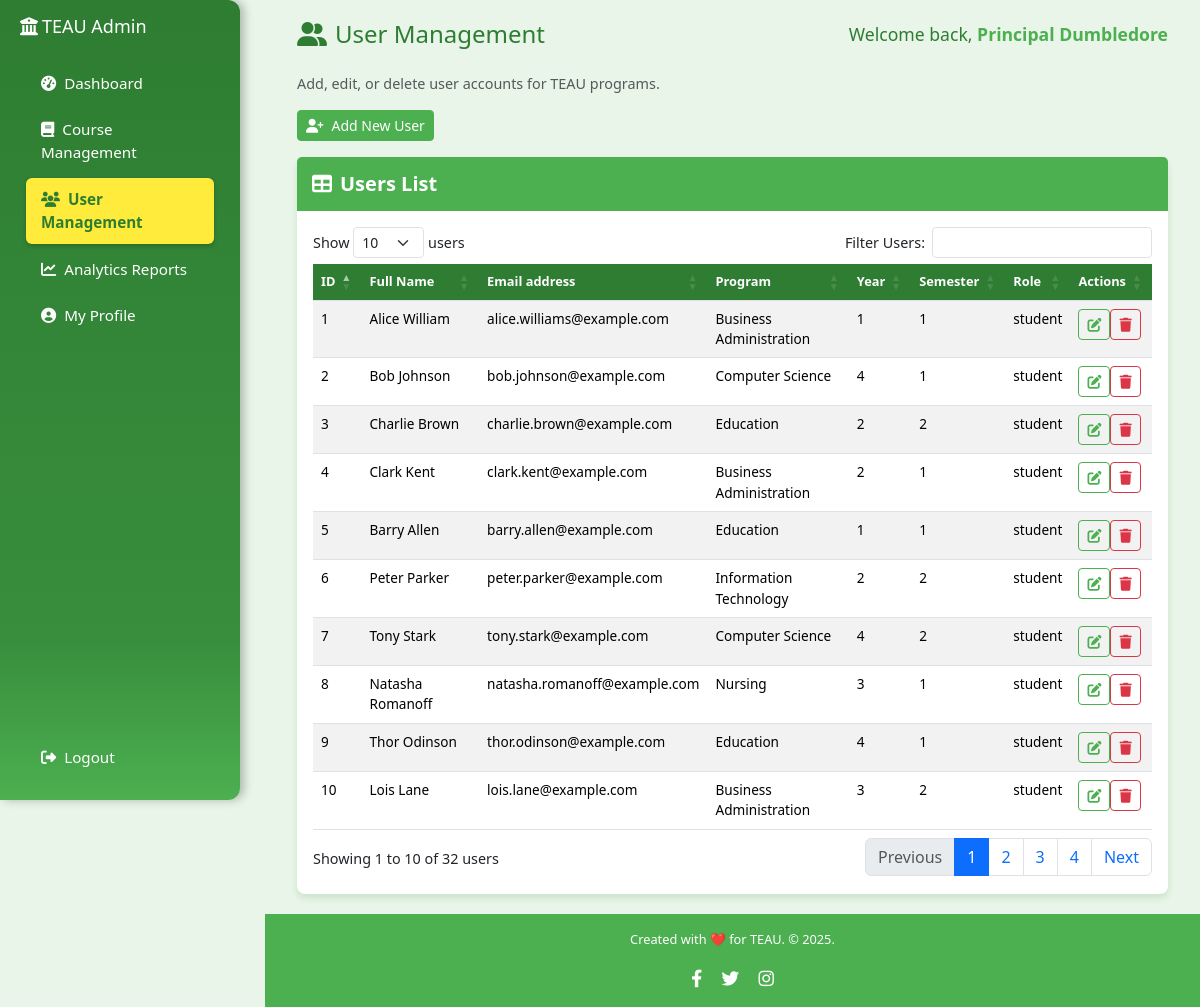
Screenshot of /user.php (signed in) with the database file from the repository.
### tables this page shows
CREATE TABLE `user` (
  `id` int(11) NOT NULL,
  `fullName` varchar(255) NOT NULL,
  `email` varchar(255) NOT NULL,
  `program` varchar(255) DEFAULT NULL,
  `year` varchar(50) DEFAULT NULL,
  `semester` varchar(50) DEFAULT NULL,
  `password` varchar(255) NOT NULL,
  `userType` varchar(50) NOT NULL DEFAULT 'student',
  `reset_token` varchar(255) DEFAULT NULL,
  `token_expiry` datetime DEFAULT NULL
);

### user.php (the view, shortened to what this page needs)
<?php
include 'config.php';
$admin_username = isset($_SESSION['username']) ? htmlspecialchars($_SESSION['username']) : "Super Admin";
$sql = "SELECT id, fullName, email, program, year, semester, userType FROM user";
$result = $conn->query($sql);
?>
<!DOCTYPE html>
<html lang="en">
<head>
    <link href="https://cdn.jsdelivr.net/npm/bootstrap@5.3.3/dist/css/bootstrap.min.css" rel="stylesheet" />
    <link href="https://cdn.datatables.net/1.13.7/css/dataTables.bootstrap5.min.css" rel="stylesheet" />
    <link href="https://cdnjs.cloudflare.com/ajax/libs/font-awesome/6.4.0/css/all.min.css" rel="stylesheet" />
</head>
<body>
    <div class="d-flex">
        <nav class="sidebar d-flex flex-column p-3" id="sidebar">
            <h2 class="d-none d-lg-block text-white"><i class="fas fa-university logo-icon mx-1"></i>TEAU Admin</h2>
            <ul class="nav flex-column mt-3 flex-grow-1">
                <li class="nav-item mb-1">
                    <a class="nav-link" href="admin_dashboard.php"><i class="fas fa-tachometer-alt me-2"></i>Dashboard</a>
                </li>
                <li class="nav-item mb-1">
                    <a class="nav-link" href="course.php"><i class="fas fa-book me-2"></i>Course Management</a>
                </li>
                <li class="nav-item mb-1">
                    <a class="nav-link active" href="user.php"><i class="fas fa-users me-2"></i>User Management</a>
                </li>
                <li class="nav-item mb-1">
                    <a class="nav-link" href="Analytic.php"><i class="fas fa-chart-line me-2"></i>Analytics Reports</a>
                </li>
                <li class="nav-item mb-1">
                    <a class="nav-link" href="admin_profile.php"><i class="fas fa-user-circle me-2"></i>My Profile</a>
                </li>
            </ul>
            <ul class="nav flex-column pt-3 mt-auto d-none d-lg-block">
                <li class="nav-item">
                    <a class="nav-link" href="logout.php"><i class="fas fa-sign-out-alt me-2"></i>Logout</a>
                </li>
            </ul>
        </nav>
        <main class="main-content flex-grow-1">
            <div class="container-fluid">
                <div class="row mb-3">
                    <div class="col-12">
                         <div class="row mb-4 header-row d-flex justify-content-between align-items-center">
                            <div class="col-lg-6 col-12 order-lg-1 order-2 header-title-container">
                                <h1 class="h4 mb-0" style="color: var(--teaus-green-dark);">
                                    <i class="fas fa-user-friends me-2"></i>User Management
                                </h1>
                            </div>
                            <div class="col-lg-6 col-12 text-lg-end order-lg-2 order-1 header-welcome-container">
                                <h3 class="mb-0" style="color: var(--teaus-green-dark); font-size: 1.1rem;">
                                    Welcome back, <span class="fw-bold text-primary"><?= $admin_username ?></span>
                                </h3>
                            </div>
                        </div>
                        <p class="text-muted">
                            Add, edit, or delete user accounts for TEAU programs.
                        </p>
                        <button class="btn teaus-primary btn-sm" data-bs-toggle="modal" data-bs-target="#addUserModal">
                            <i class="fas fa-user-plus me-2"></i>Add New User
                        </button>
                    </div>
                </div>
                <div class="row">
                    <div class="col-12">
                        <div class="card p-0">
                            <h5 class="card-header">
                                <i class="fas fa-table me-2"></i>Users List
                            </h5>
                            <div class="card-body">
                                <div class="table-responsive">
                                    <table id="usersTable" class="table table-striped" style="width: 100%">
                                        <thead>
                                            <tr>
                                                <th>ID</th>
                                                <th>Full Name</th>
                                                <th>Email address</th>
                                                <th>Program</th>
                                                <th>Year</th>
                                                <th>Semester</th>
                                                <th>Role</th>
                                                <th>Actions</th>
                                            </tr>
                                        </thead>
                                        <tbody>
                                            <?php
                                            if ($result->num_rows > 0) {
                                                $displayId = 1;
                                                while ($row = $result->fetch_assoc()) {
                                                    $js_data = [
                                                        'id' => htmlspecialchars($row['id'], ENT_QUOTES),
                                                        'fullName' => htmlspecialchars($row['fullName'], ENT_QUOTES),
                                                        'email' => htmlspecialchars($row['email'], ENT_QUOTES),
                                                        'program' => htmlspecialchars($row['program'], ENT_QUOTES),
                                                        'year' => htmlspecialchars($row['year'], ENT_QUOTES),
                                                        'semester' => htmlspecialchars($row['semester'], ENT_QUOTES),
                                                        'userType' => htmlspecialchars($row['userType'], ENT_QUOTES)
                                                    ];
                                                    echo "<tr>";
                                                    echo "<td>" . $displayId . "</td>";
                                                    echo "<td>" . htmlspecialchars($row['fullName']) . "</td>";
                                                    echo "<td>" . htmlspecialchars($row['email']) . "</td>";
                                                    echo "<td>" . htmlspecialchars($row['program']) . "</td>";
                                                    echo "<td>" . htmlspecialchars($row['year']) . "</td>";
                                                    echo "<td>" . htmlspecialchars($row['semester']) . "</td>";
                                                    echo "<td>" . htmlspecialchars($row['userType']) . "</td>";
                                                    echo '<td class="action-buttons">';
                                                    echo '<button class="btn btn-sm" style="background-color: transparent; border-color: var(--teaus-green-light); color: var(--teaus-green-light);" data-bs-toggle="modal" data-bs-target="#editUserModal" onclick="editUser(\'' .
                                                         $js_data['id'] . '\', \'' . $js_data['fullName'] . '\', \'' . $js_data['email'] . '\', \'' . $js_data['program'] . '\', \'' . $js_data['year'] . '\', \'' . $js_data['semester'] . '\', \'' . $js_data['userType'] . '\')">';
                                                    echo '<i class="fas fa-edit"></i></button>';
                                                    echo '<button class="btn btn-sm btn-outline-danger" data-bs-toggle="modal" data-bs-target="#deleteUserModal" data-user-id="' . $js_data['id'] . '">';
                                                    echo '<i class="fas fa-trash"></i></button>';
                                                    echo '</td>';
                                                    echo "</tr>";
                                                    $displayId++;
                                                }
                                            } else {
                                                echo '<tr><td colspan="8">No users found.</td></tr>';
                                            }
                                            ?>
                                        </tbody>
                                    </table>
                                </div>
                            </div>
                        </div>
                    </div>
                </div>
            </div>
        </main>
    </div>
    <footer class="footer mt-auto py-3">
        <div class="container text-center">
            <p>Created with <span style="color: var(--teaus-yellow-accent);">❤️</span> for TEAU. &copy; 2025.</p>
            <div class="social-icons mt-2">
                <a href="#" class="text-white"><i class="fab fa-facebook-f"></i></a>
                <a href="#" class="text-white"><i class="fab fa-twitter"></i></a>
                <a href="#" class="text-white"><i class="fab fa-instagram"></i></a>
            </div>
        </div>
    </footer>
</body>
</html>

### user.php (style rules this page uses)
:root { --teaus-green-dark: #2e7d32; --teaus-green-light: #4caf50; --teaus-yellow-accent: #ffeb3b; --teaus-text-secondary: #c8e6c9; --teaus-link-active-bg: #ffc107; --header-height: 3.2rem; --sidebar-width: 240px; }
body { background-color: #e8f5e8; font-family: "Segoe UI", sans-serif; display: flex; flex-direction: column; min-height: 100vh; font-size: 0.9rem; }
.teaus-primary { background: var(--teaus-green-light); color: #fff; transition: 0.3s ease; border-color: var(--teaus-green-light); }
.text-primary { color: var(--teaus-green-light) !important; }
h2 { font-size: 18px; }
.sidebar { width: var(--sidebar-width); background: linear-gradient(180deg, var(--teaus-green-dark) 0%, #388e3c 80%, var(--teaus-green-light) 100%); color: white; height: 100vh; position: fixed; left: 0; padding: 0; border-radius: 0 12px 12px 0; box-shadow: 4px 0 10px rgba(0, 0, 0, 0.25); transform: translateX(-100%); transition: transform .3s ease-in-out, box-shadow .3s ease; z-index: 1040; display: flex; flex-direction: column; justify-content: space-between; }
.sidebar .nav-item { margin: 0 10px 5px 10px; }
.sidebar .nav-link { color: white; padding: 10px 15px; transition: 0.3s; border-radius: 6px; font-size: 0.95rem; }
.sidebar .nav-link.active { background: var(--teaus-yellow-accent) !important; color: var(--teaus-green-dark) !important; font-weight: 600; box-shadow: 0 2px 4px rgba(0, 0, 0, 0.2); }
.sidebar .nav-link.active i { color: var(--teaus-green-dark) !important; }
@media (min-width: 992px) { body { padding-top: 0; } }
@media (min-width: 992px) { .sidebar { top: 0; height: 100vh; transform: translateX(0); } }
@media (min-width: 992px) { .main-content { margin-left: calc(var(--sidebar-width) + 25px); margin-top: 0; } }
@media (min-width: 992px) { .footer { margin-left: calc(var(--sidebar-width) + 25px); } }
.main-content { padding: 20px; flex: 1; width: 100%; overflow-x: hidden; transition: margin-left .3s ease; }
.card { border: none; box-shadow: 0 4px 6px rgba(46, 125, 50, 0.15); border-radius: 8px; }
.card-header { background: var(--teaus-green-light); color: #fff; font-weight: 600; border-bottom: none; padding: 15px; border-radius: 8px 8px 0 0; }
#usersTable { width: 100% !important; font-size: 0.85rem; table-layout: auto; }
#usersTable thead th { background-color: var(--teaus-green-dark); color: white; font-size: 0.8rem; white-space: nowrap; }
.action-buttons { white-space: nowrap; }
.footer { background-color: var(--teaus-green-light); color: white; text-align: center; padding: 10px; margin-top: auto; font-size: 0.8rem; }
.footer .social-icons a { color: white; margin: 0 8px; text-decoration: none; font-size: 1.1rem; transition: color 0.3s; }

### rows the page displays
user: fullName "Alice William", email "alice.williams@example.com", program "Business Administration", year "1", semester "1", userType "student"
user: fullName "Bob Johnson", email "bob.johnson@example.com", program "Computer Science", year "4", semester "1", userType "student"
user: fullName "Charlie Brown", email "charlie.brown@example.com", program "Education", year "2", semester "2", userType "student"
user: fullName "Clark Kent", email "clark.kent@example.com", program "Business Administration", year "2", semester "1", userType "student"
user: fullName "Barry Allen", email "barry.allen@example.com", program "Education", year "1", semester "1", userType "student"
user: fullName "Peter Parker", email "peter.parker@example.com", program "Information Technology", year "2", semester "2", userType "student"
user: fullName "Tony Stark", email "tony.stark@example.com", program "Computer Science", year "4", semester "2", userType "student"
user: fullName "Natasha Romanoff", email "natasha.romanoff@example.com", program "Nursing", year "3", semester "1", userType "student"
user: fullName "Thor Odinson", email "thor.odinson@example.com", program "Education", year "4", semester "1", userType "student"
user: fullName "Lois Lane", email "lois.lane@example.com", program "Business Administration", year "3", semester "2", userType "student"

### other values shown
$admin_username "Principal Dumbledore"
